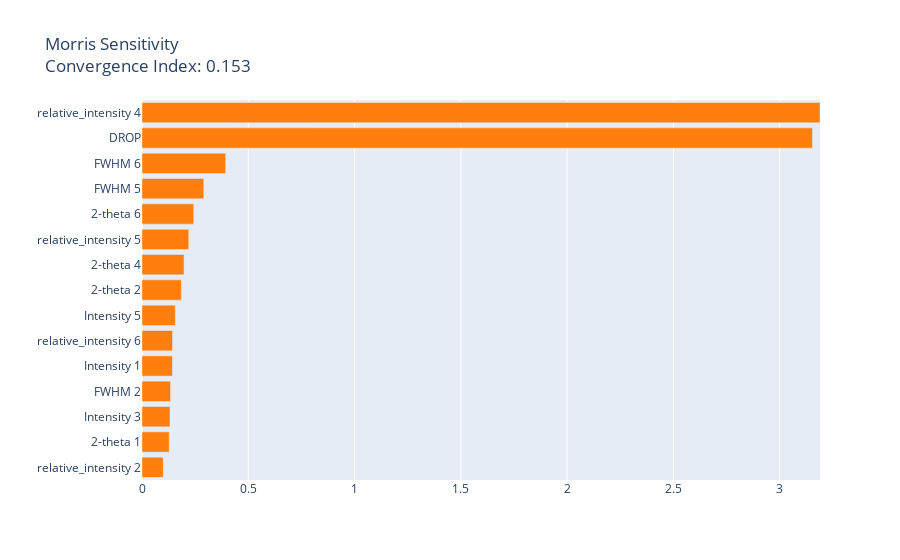

Notebook source saved alongside this figure:
### Code cell
interpret_model(gbr, data=specific_rows1, plot='msa')

### Figure 1 — Plotly figure (JSON) as saved in the notebook; plotly's stock layout.template omitted (floating-point values rounded to 4 significant figures)
{"data": [{"marker": {"color": ["#ff7f0e", "#ff7f0e", "#ff7f0e", "#ff7f0e", "#ff7f0e", "#ff7f0e", "#ff7f0e", "#ff7f0e", "#ff7f0e", "#ff7f0e", "#ff7f0e", "#ff7f0e", "#ff7f0e", "#ff7f0e", "#ff7f0e"]}, "orientation": "h", "type": "bar", "x": [0.09987, 0.1279, 0.1319, 0.1344, 0.143, 0.1438, 0.1566, 0.1848, 0.1977, 0.2199, 0.2435, 0.2909, 0.3938, 3.155, 3.19], "y": ["relative_intensity 2", "2-theta 1", "Intensity 3", "FWHM 2", "Intensity 1", "relative_intensity 6", "Intensity 5", "2-theta 2", "2-theta 4", "relative_intensity 5", "2-theta 6", "FWHM 5", "FWHM 6", "DROP", "relative_intensity 4"]}], "layout": {"title": {"text": "Morris Sensitivity<br>Convergence Index: 0.153"}, "xaxis": {"range": [0, 3.19], "title": {"text": ""}}, "yaxis": {"automargin": true, "dtick": 1, "title": {"text": ""}}}}
